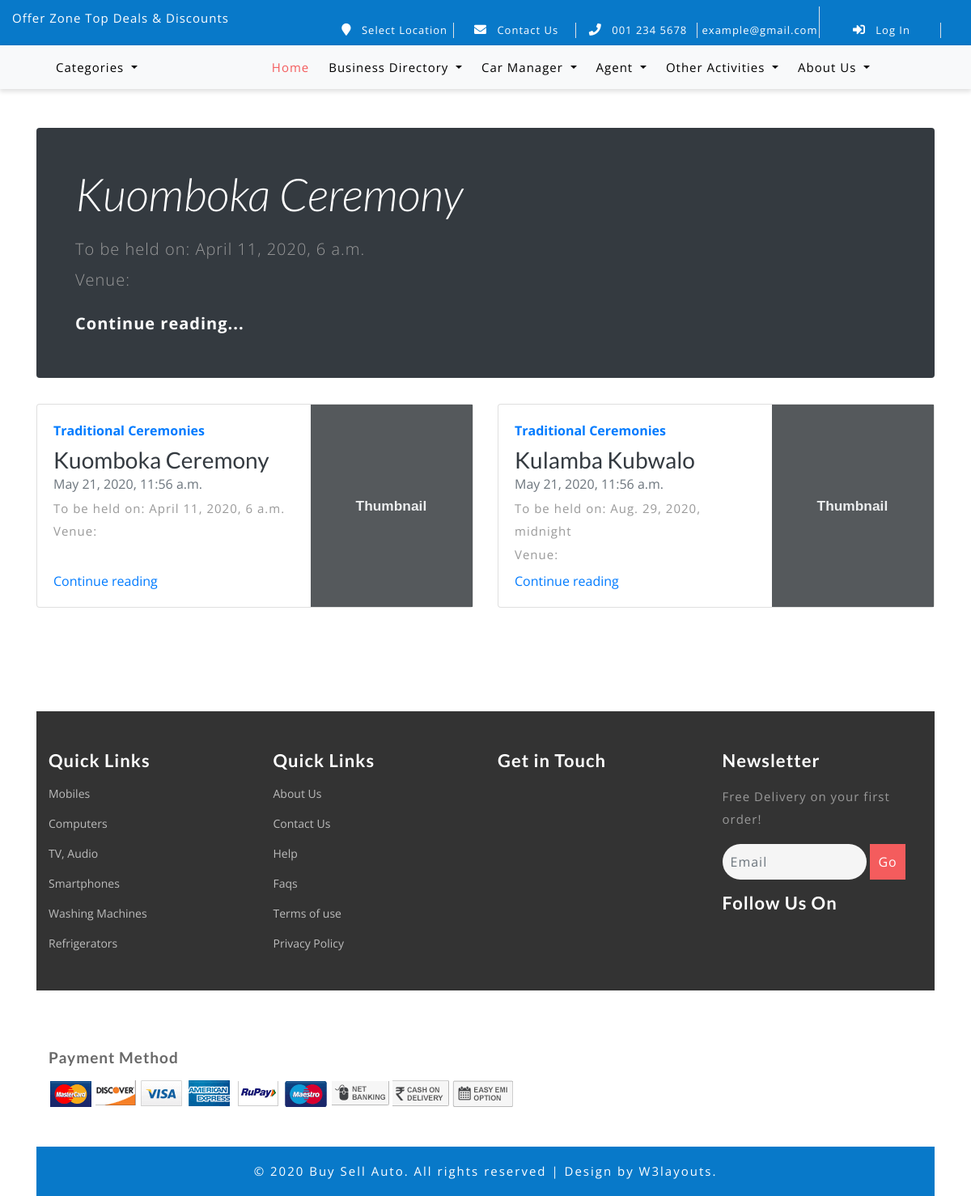
/all_events/, run on an earlier commit of the app's database.
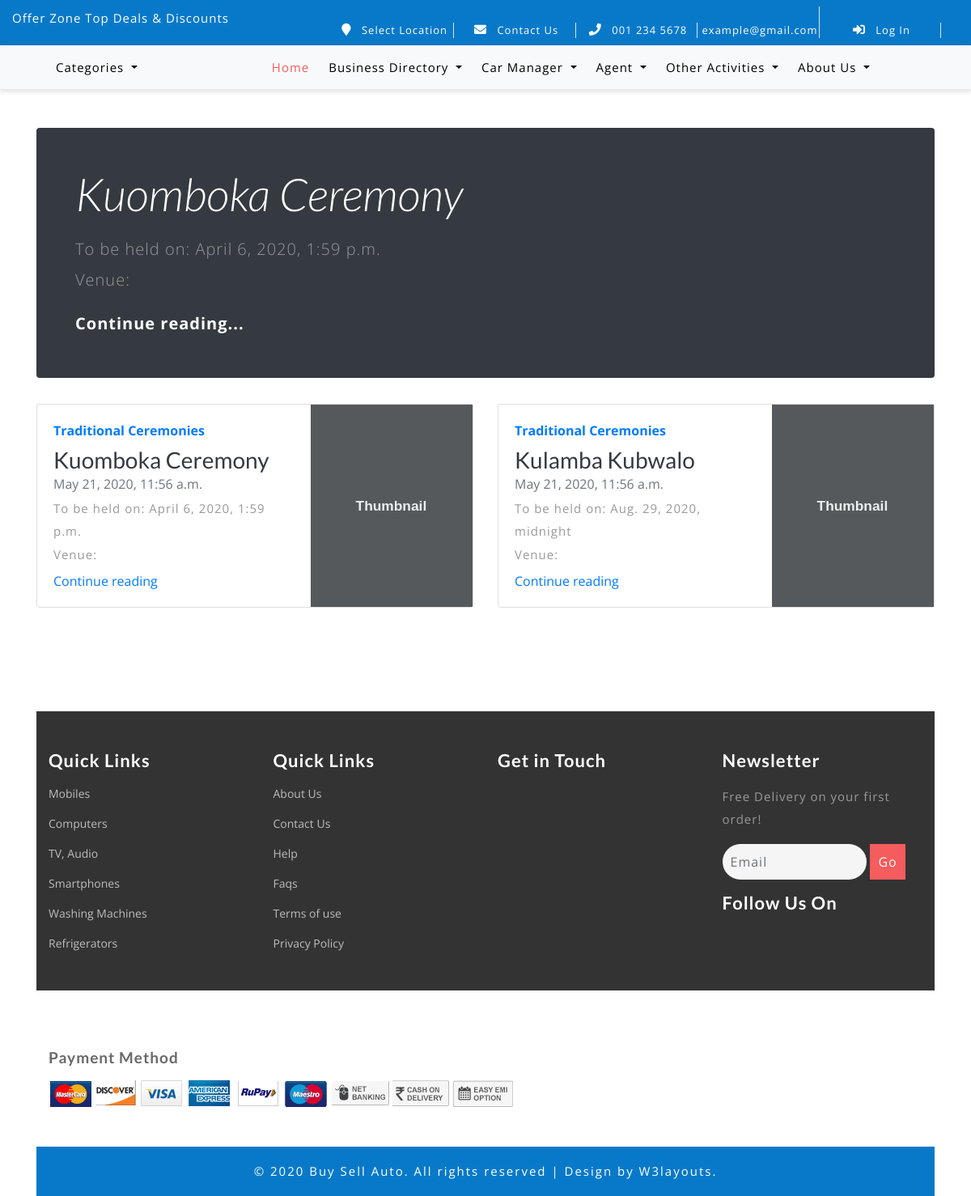
And on a later commit of the database.
### store/models.py (models this page shows)
class Event(models.Model):
    is_event_model = models.BooleanField(default=True)
    event_type = models.ForeignKey(EventType, on_delete=models.CASCADE)
    event_name = models.CharField('Event Name', max_length=200)
    slug = models.SlugField(max_length=150, unique=True, db_index=True)
    event_description = HTMLField()
    event_date = models.DateTimeField('Date Of Event')
    posted_on = models.DateTimeField(auto_now=True)
    venue = models.CharField('Venue', max_length=200, default='')
    def __str__(self):
        return self.event_name

class EventType(models.Model):
    event_type_name = models.CharField('Event Type Name', max_length=200)
    slug = models.SlugField(max_length=150, unique=True, db_index=True)
    def __str__(self):
        return self.event_type_name

### store/views.py (the view)
# urls.py: path('all_events/', views.all_events, name='all_events'),
def all_events(request):
    categories = Category.objects.all()
    companycontactdetails = CompanyContactDetails.objects.all()
    companysocialmedialinks = CompanySocialMediaLinks.objects.all()
    location = Location.objects.all()
    event_types = EventType.objects.all()
    clearing_agents = Agent.objects.filter(agent_type__agent_type='Clearing Agent')
    events = Event.objects.all()
    return render(request, 'events/all_events.html',
                  {
                      'events': events,
                      'categories': categories,
                      'companycontactdetails': companycontactdetails,
                      'companysocialmedialinks': companysocialmedialinks,
                      'location': location,
                      'event_types': event_types,
                      'all_agents': clearing_agents,
                  })

### store/models.py (called while the page is built)
    def get_absolute_url(self):
        return reverse('product_list_by_category', args=[self.slug])

### store/templates/events/all_events.html (shortened to what this page needs)
{% extends 'store/base.html' %}
{% load static %}
{% block content %}
    <body>
    <div class="container">
        {% for event in events|slice:":1" reversed %}
            <div class="jumbotron p-3 p-md-5 text-white rounded bg-dark">
                <div class="col-md-6 px-0">
                    <h1 class="display-4 font-italic">{{ event.event_name }}</h1>
                    <p class="lead my-3">
                        To be held on: {{ event.event_date }}<br>
                        Venue: {{ event.venue }}
                    </p>
                    <p class="lead mb-0"><a href="{% url 'event_detail' event.slug %}"
                                            class="text-white font-weight-bold">Continue reading...</a></p>
                </div>
            </div>
        {% endfor %}
        <div class="row mb-2">
            {% for event in events %}
                <div class="col-md-6">
                    <div class="card flex-md-row mb-4 box-shadow h-md-250">
                        <div class="card-body d-flex flex-column align-items-start">
                            <strong class="d-inline-block mb-2 text-primary">{{ event.event_type | capfirst }}</strong>
                            <h3 class="mb-0">
                                <a class="text-dark"
                                   href="{% url 'event_detail' event.slug %}">{{ event.event_name }}</a>
                            </h3>
                            <div class="mb-1 text-muted">{{ event.posted_on }}</div>
                            <p class="card-text mb-auto">
                                To be held on: {{ event.event_date }}<br>
                                Venue: {{ event.venue }}
                            </p>
                            <a href="{% url 'event_detail' event.slug %}">Continue reading</a>
                        </div>
                        <img class="card-img-right flex-auto d-none d-md-block" data-src="holder.js/200x250?theme=thumb"
                             alt="Thumbnail [200x250]" style="width: 200px; height: 250px;"
                             data-holder-rendered="true">
                    </div>
                </div>
            {% endfor %}
        </div>
    </body>
{% endblock %}

What changed in the data, as far as the page shows it:
changed Event "Kuomboka Ceremony": event_date "April 11, 2020, 6 a.m." → "April 6, 2020, 1:59 p.m."
